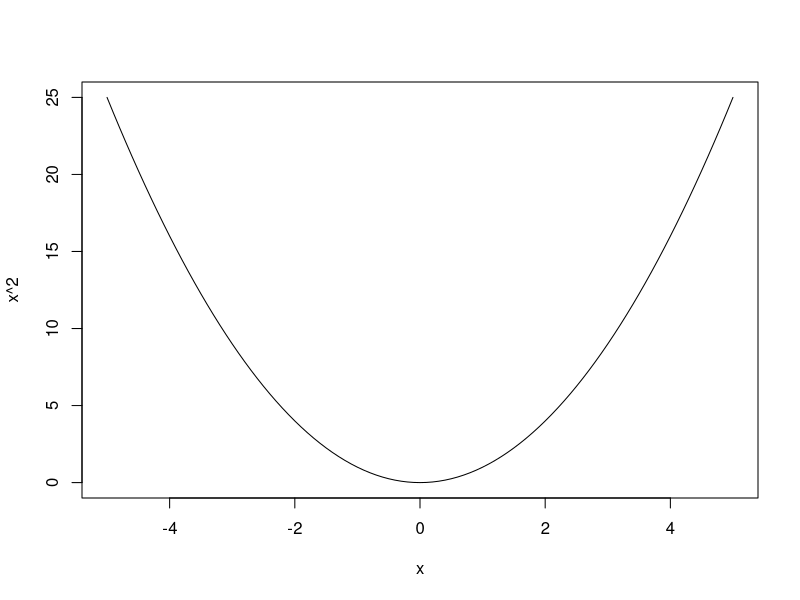
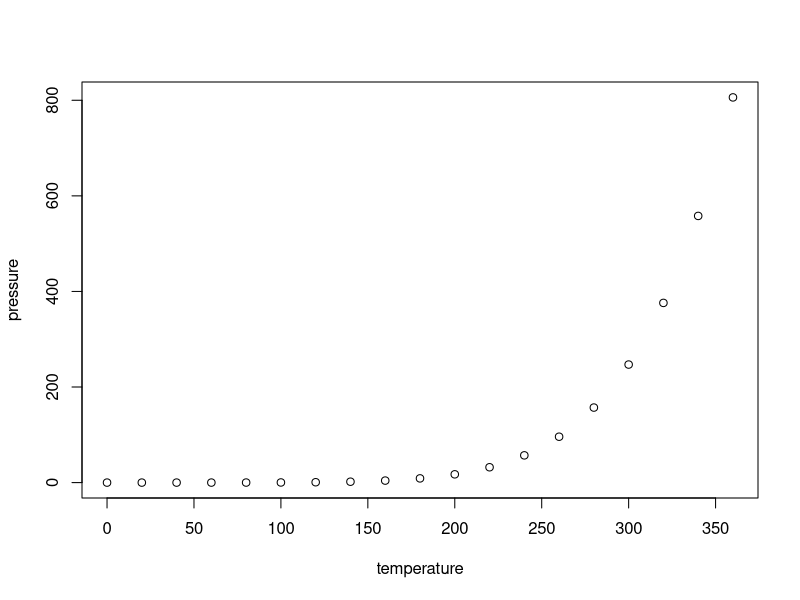
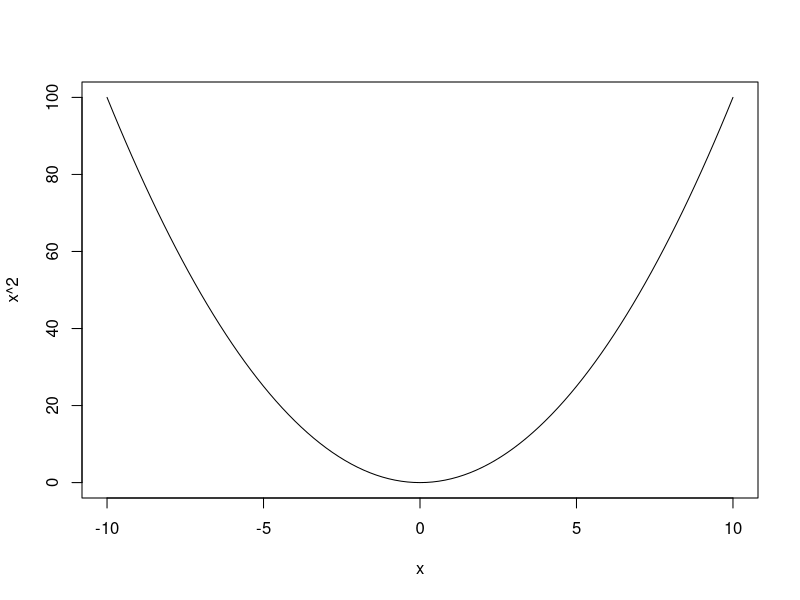

Reproduce these figures in R, in order.
## ---- chunk 1
knitr::opts_chunk$set(echo = TRUE)
## ---- chunk 2
curve(x^2, from = -5, to = 5)
## ---- chunk 3
summary(cars)
## ---- chunk 4
plot(pressure)
## ---- chunk 5

curve(x^2, from = -10, to = 10)

